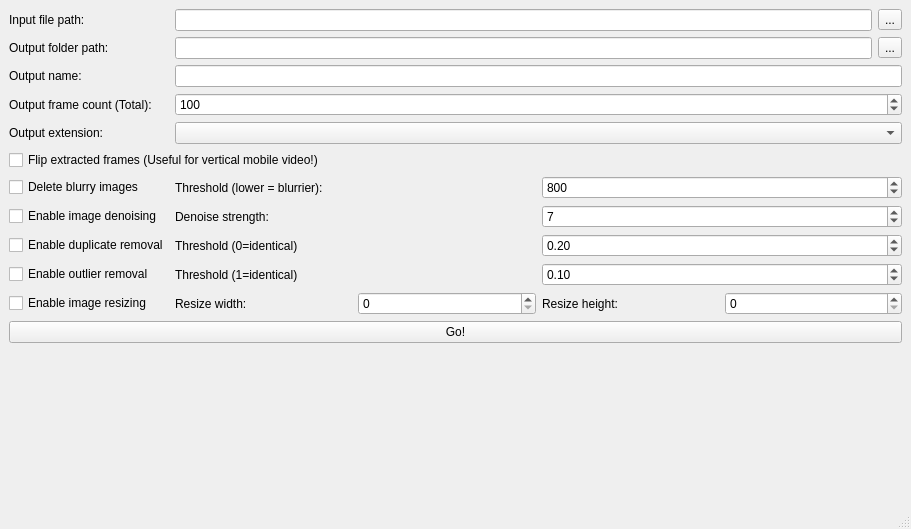
<?xml version="1.0" encoding="UTF-8"?>
<ui version="4.0">
 <class>MainWindow</class>
 <widget class="QMainWindow" name="MainWindow">
  <property name="geometry">
   <rect>
    <x>0</x>
    <y>0</y>
    <width>911</width>
    <height>529</height>
   </rect>
  </property>
  <property name="windowTitle">
   <string>MainWindow</string>
  </property>
  <widget class="QWidget" name="centralwidget">
   <layout class="QVBoxLayout" name="verticalLayout">
    <item>
     <layout class="QGridLayout" name="gridLayout">
      <item row="11" column="0">
       <widget class="QCheckBox" name="denoiseCheckbox">
        <property name="text">
         <string>Enable image denoising</string>
        </property>
       </widget>
      </item>
      <item row="1" column="0">
       <widget class="QLabel" name="outFolderLabel">
        <property name="text">
         <string>Output folder path:</string>
        </property>
       </widget>
      </item>
      <item row="14" column="0">
       <widget class="QCheckBox" name="resizeCheckbox">
        <property name="text">
         <string>Enable image resizing</string>
        </property>
       </widget>
      </item>
      <item row="1" column="2">
       <widget class="QToolButton" name="outFolderTool">
        <property name="text">
         <string>...</string>
        </property>
       </widget>
      </item>
      <item row="0" column="1">
       <widget class="QLineEdit" name="inFileText"/>
      </item>
      <item row="12" column="0">
       <widget class="QCheckBox" name="duplicateCheckbox">
        <property name="text">
         <string>Enable duplicate removal</string>
        </property>
       </widget>
      </item>
      <item row="16" column="0" colspan="3">
       <widget class="QPushButton" name="goButton">
        <property name="text">
         <string>Go!</string>
        </property>
       </widget>
      </item>
      <item row="6" column="1" colspan="2">
       <widget class="QComboBox" name="outExtensionComboBox"/>
      </item>
      <item row="13" column="0">
       <widget class="QCheckBox" name="outlierCheckbox">
        <property name="text">
         <string>Enable outlier removal</string>
        </property>
       </widget>
      </item>
      <item row="2" column="1" colspan="2">
       <widget class="QLineEdit" name="outNameText"/>
      </item>
      <item row="0" column="2">
       <widget class="QToolButton" name="inFileTool">
        <property name="text">
         <string>...</string>
        </property>
       </widget>
      </item>
      <item row="6" column="0">
       <widget class="QLabel" name="outExtensionLabel">
        <property name="text">
         <string>Output extension:</string>
        </property>
       </widget>
      </item>
      <item row="14" column="1" colspan="2">
       <layout class="QHBoxLayout" name="horizontalLayout_2">
        <item>
         <widget class="QLabel" name="resizeWidthLabel">
          <property name="text">
           <string>Resize width:</string>
          </property>
         </widget>
        </item>
        <item>
         <widget class="QSpinBox" name="resizeWidth">
          <property name="maximum">
           <number>16384</number>
          </property>
         </widget>
        </item>
        <item>
         <widget class="QLabel" name="resizeYLabel">
          <property name="text">
           <string>Resize height:</string>
          </property>
         </widget>
        </item>
        <item>
         <widget class="QSpinBox" name="resizeHeight">
          <property name="maximum">
           <number>16384</number>
          </property>
         </widget>
        </item>
       </layout>
      </item>
      <item row="5" column="1" colspan="2">
       <widget class="QSpinBox" name="outFrameCount">
        <property name="minimum">
         <number>1</number>
        </property>
        <property name="maximum">
         <number>999999999</number>
        </property>
        <property name="value">
         <number>100</number>
        </property>
       </widget>
      </item>
      <item row="8" column="1" colspan="2">
       <layout class="QHBoxLayout" name="horizontalLayout_4">
        <item>
         <widget class="QLabel" name="blurThresholdLabel">
          <property name="text">
           <string>Threshold (lower = blurrier):</string>
          </property>
         </widget>
        </item>
        <item>
         <widget class="QSpinBox" name="blurThreshold">
          <property name="maximum">
           <number>999999999</number>
          </property>
          <property name="value">
           <number>800</number>
          </property>
         </widget>
        </item>
       </layout>
      </item>
      <item row="12" column="1" colspan="2">
       <layout class="QHBoxLayout" name="horizontalLayout">
        <item>
         <widget class="QLabel" name="duplicateRemovalThresholdLabel">
          <property name="text">
           <string>Threshold (0=identical)</string>
          </property>
         </widget>
        </item>
        <item>
         <widget class="QDoubleSpinBox" name="duplicateThreshold">
          <property name="maximum">
           <double>1.000000000000000</double>
          </property>
          <property name="singleStep">
           <double>0.050000000000000</double>
          </property>
          <property name="value">
           <double>0.200000000000000</double>
          </property>
         </widget>
        </item>
       </layout>
      </item>
      <item row="5" column="0">
       <widget class="QLabel" name="outFrameCountLabel">
        <property name="text">
         <string>Output frame count (Total):</string>
        </property>
       </widget>
      </item>
      <item row="8" column="0">
       <widget class="QCheckBox" name="blurCheckbox">
        <property name="text">
         <string>Delete blurry images</string>
        </property>
       </widget>
      </item>
      <item row="11" column="1" colspan="2">
       <layout class="QHBoxLayout" name="horizontalLayout_5">
        <item>
         <widget class="QLabel" name="denoiseStrengthLabel">
          <property name="text">
           <string>Denoise strength:</string>
          </property>
         </widget>
        </item>
        <item>
         <widget class="QSpinBox" name="denoiseStrength">
          <property name="minimum">
           <number>1</number>
          </property>
          <property name="value">
           <number>7</number>
          </property>
         </widget>
        </item>
       </layout>
      </item>
      <item row="2" column="0">
       <widget class="QLabel" name="outNameLabel">
        <property name="text">
         <string>Output name:</string>
        </property>
       </widget>
      </item>
      <item row="13" column="1" colspan="2">
       <layout class="QHBoxLayout" name="horizontalLayout_3">
        <item>
         <widget class="QLabel" name="outlierRemovalThresholdLabel">
          <property name="text">
           <string>Threshold (1=identical)</string>
          </property>
         </widget>
        </item>
        <item>
         <widget class="QDoubleSpinBox" name="outlierThreshold">
          <property name="maximum">
           <double>1.000000000000000</double>
          </property>
          <property name="singleStep">
           <double>0.050000000000000</double>
          </property>
          <property name="value">
           <double>0.100000000000000</double>
          </property>
         </widget>
        </item>
       </layout>
      </item>
      <item row="0" column="0">
       <widget class="QLabel" name="infileLabel">
        <property name="text">
         <string>Input file path:</string>
        </property>
       </widget>
      </item>
      <item row="1" column="1">
       <widget class="QLineEdit" name="outFolderText"/>
      </item>
      <item row="7" column="0" colspan="2">
       <widget class="QCheckBox" name="flipCheckBox">
        <property name="text">
         <string>Flip extracted frames (Useful for vertical mobile video!)</string>
        </property>
       </widget>
      </item>
     </layout>
    </item>
    <item>
     <spacer name="verticalSpacer">
      <property name="orientation">
       <enum>Qt::Vertical</enum>
      </property>
      <property name="sizeHint" stdset="0">
       <size>
        <width>20</width>
        <height>40</height>
       </size>
      </property>
     </spacer>
    </item>
   </layout>
  </widget>
  <widget class="QMenuBar" name="menubar">
   <property name="geometry">
    <rect>
     <x>0</x>
     <y>0</y>
     <width>911</width>
     <height>30</height>
    </rect>
   </property>
  </widget>
  <widget class="QStatusBar" name="statusbar"/>
 </widget>
 <resources/>
 <connections/>
</ui>
